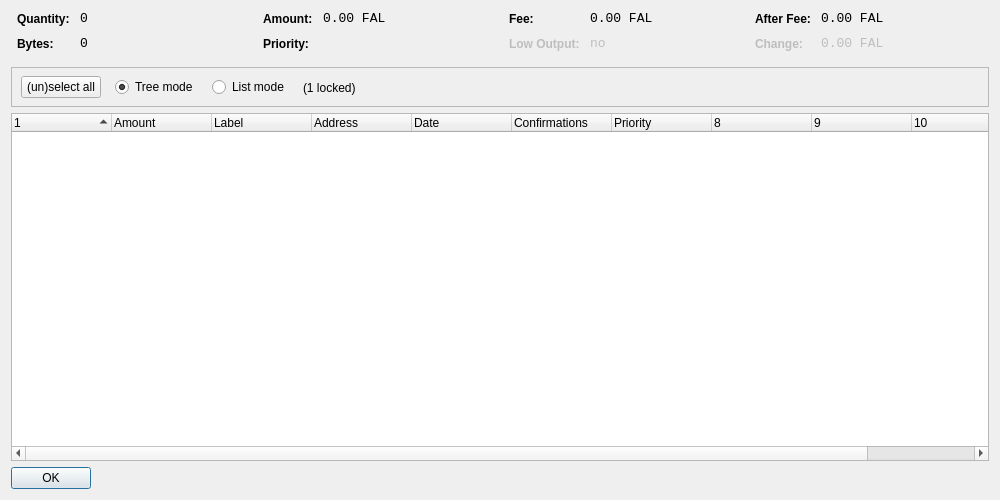
<?xml version="1.0" encoding="UTF-8"?>
<ui version="4.0">
 <class>CoinControlDialog</class>
 <widget class="QDialog" name="CoinControlDialog">
  <property name="geometry">
   <rect>
    <x>0</x>
    <y>0</y>
    <width>1000</width>
    <height>500</height>
   </rect>
  </property>
  <property name="windowTitle">
   <string>Coin Control</string>
  </property>
  <layout class="QVBoxLayout" name="verticalLayout">
   <item>
    <layout class="QHBoxLayout" name="horizontalLayoutTop" stretch="0,0,0,0">
     <property name="topMargin">
      <number>0</number>
     </property>
     <property name="bottomMargin">
      <number>10</number>
     </property>
     <item>
      <layout class="QFormLayout" name="formLayoutCoinControl1">
       <property name="horizontalSpacing">
        <number>10</number>
       </property>
       <property name="verticalSpacing">
        <number>10</number>
       </property>
       <property name="leftMargin">
        <number>6</number>
       </property>
       <property name="rightMargin">
        <number>6</number>
       </property>
       <item row="0" column="0">
        <widget class="QLabel" name="labelCoinControlQuantityText">
         <property name="styleSheet">
          <string notr="true">font-weight:bold;</string>
         </property>
         <property name="text">
          <string>Quantity:</string>
         </property>
        </widget>
       </item>
       <item row="0" column="1">
        <widget class="QLabel" name="labelCoinControlQuantity">
         <property name="font">
          <font>
           <family>Monospace</family>
           <pointsize>10</pointsize>
          </font>
         </property>
         <property name="cursor">
          <cursorShape>IBeamCursor</cursorShape>
         </property>
         <property name="contextMenuPolicy">
          <enum>Qt::ActionsContextMenu</enum>
         </property>
         <property name="text">
          <string notr="true">0</string>
         </property>
         <property name="textInteractionFlags">
          <set>Qt::LinksAccessibleByMouse|Qt::TextSelectableByKeyboard|Qt::TextSelectableByMouse</set>
         </property>
        </widget>
       </item>
       <item row="1" column="0">
        <widget class="QLabel" name="labelCoinControlBytesText">
         <property name="styleSheet">
          <string notr="true">font-weight:bold;</string>
         </property>
         <property name="text">
          <string>Bytes:</string>
         </property>
        </widget>
       </item>
       <item row="1" column="1">
        <widget class="QLabel" name="labelCoinControlBytes">
         <property name="font">
          <font>
           <family>Monospace</family>
           <pointsize>10</pointsize>
          </font>
         </property>
         <property name="cursor">
          <cursorShape>IBeamCursor</cursorShape>
         </property>
         <property name="contextMenuPolicy">
          <enum>Qt::ActionsContextMenu</enum>
         </property>
         <property name="text">
          <string notr="true">0</string>
         </property>
         <property name="textInteractionFlags">
          <set>Qt::LinksAccessibleByMouse|Qt::TextSelectableByKeyboard|Qt::TextSelectableByMouse</set>
         </property>
        </widget>
       </item>
      </layout>
     </item>
     <item>
      <layout class="QFormLayout" name="formLayoutCoinControl2">
       <property name="horizontalSpacing">
        <number>10</number>
       </property>
       <property name="verticalSpacing">
        <number>10</number>
       </property>
       <property name="leftMargin">
        <number>6</number>
       </property>
       <property name="rightMargin">
        <number>6</number>
       </property>
       <item row="0" column="0">
        <widget class="QLabel" name="labelCoinControlAmountText">
         <property name="styleSheet">
          <string notr="true">font-weight:bold;</string>
         </property>
         <property name="text">
          <string>Amount:</string>
         </property>
        </widget>
       </item>
       <item row="0" column="1">
        <widget class="QLabel" name="labelCoinControlAmount">
         <property name="font">
          <font>
           <family>Monospace</family>
           <pointsize>10</pointsize>
          </font>
         </property>
         <property name="cursor">
          <cursorShape>IBeamCursor</cursorShape>
         </property>
         <property name="contextMenuPolicy">
          <enum>Qt::ActionsContextMenu</enum>
         </property>
         <property name="text">
          <string notr="true">0.00 FAL</string>
         </property>
         <property name="textInteractionFlags">
          <set>Qt::LinksAccessibleByMouse|Qt::TextSelectableByKeyboard|Qt::TextSelectableByMouse</set>
         </property>
        </widget>
       </item>
       <item row="1" column="0">
        <widget class="QLabel" name="labelCoinControlPriorityText">
         <property name="styleSheet">
          <string notr="true">font-weight:bold;</string>
         </property>
         <property name="text">
          <string>Priority:</string>
         </property>
        </widget>
       </item>
       <item row="1" column="1">
        <widget class="QLabel" name="labelCoinControlPriority">
         <property name="font">
          <font>
           <family>Monospace</family>
           <pointsize>10</pointsize>
          </font>
         </property>
         <property name="cursor">
          <cursorShape>IBeamCursor</cursorShape>
         </property>
         <property name="contextMenuPolicy">
          <enum>Qt::ActionsContextMenu</enum>
         </property>
         <property name="text">
          <string/>
         </property>
         <property name="textInteractionFlags">
          <set>Qt::LinksAccessibleByMouse|Qt::TextSelectableByKeyboard|Qt::TextSelectableByMouse</set>
         </property>
        </widget>
       </item>
      </layout>
     </item>
     <item>
      <layout class="QFormLayout" name="formLayoutCoinControl3">
       <property name="horizontalSpacing">
        <number>10</number>
       </property>
       <property name="verticalSpacing">
        <number>10</number>
       </property>
       <property name="leftMargin">
        <number>6</number>
       </property>
       <property name="rightMargin">
        <number>6</number>
       </property>
       <item row="0" column="0">
        <widget class="QLabel" name="labelCoinControlFeeText">
         <property name="styleSheet">
          <string notr="true">font-weight:bold;</string>
         </property>
         <property name="text">
          <string>Fee:</string>
         </property>
        </widget>
       </item>
       <item row="0" column="1">
        <widget class="QLabel" name="labelCoinControlFee">
         <property name="font">
          <font>
           <family>Monospace</family>
           <pointsize>10</pointsize>
          </font>
         </property>
         <property name="cursor">
          <cursorShape>IBeamCursor</cursorShape>
         </property>
         <property name="contextMenuPolicy">
          <enum>Qt::ActionsContextMenu</enum>
         </property>
         <property name="text">
          <string notr="true">0.00 FAL</string>
         </property>
         <property name="textInteractionFlags">
          <set>Qt::LinksAccessibleByMouse|Qt::TextSelectableByKeyboard|Qt::TextSelectableByMouse</set>
         </property>
        </widget>
       </item>
       <item row="1" column="0">
        <widget class="QLabel" name="labelCoinControlLowOutputText">
         <property name="enabled">
          <bool>false</bool>
         </property>
         <property name="styleSheet">
          <string notr="true">font-weight:bold;</string>
         </property>
         <property name="text">
          <string>Low Output:</string>
         </property>
        </widget>
       </item>
       <item row="1" column="1">
        <widget class="QLabel" name="labelCoinControlLowOutput">
         <property name="enabled">
          <bool>false</bool>
         </property>
         <property name="font">
          <font>
           <family>Monospace</family>
           <pointsize>10</pointsize>
          </font>
         </property>
         <property name="cursor">
          <cursorShape>IBeamCursor</cursorShape>
         </property>
         <property name="contextMenuPolicy">
          <enum>Qt::ActionsContextMenu</enum>
         </property>
         <property name="text">
          <string>no</string>
         </property>
         <property name="textInteractionFlags">
          <set>Qt::LinksAccessibleByMouse|Qt::TextSelectableByKeyboard|Qt::TextSelectableByMouse</set>
         </property>
        </widget>
       </item>
      </layout>
     </item>
     <item>
      <layout class="QFormLayout" name="formLayoutCoinControl4">
       <property name="horizontalSpacing">
        <number>10</number>
       </property>
       <property name="verticalSpacing">
        <number>10</number>
       </property>
       <property name="leftMargin">
        <number>6</number>
       </property>
       <property name="rightMargin">
        <number>6</number>
       </property>
       <item row="0" column="0">
        <widget class="QLabel" name="labelCoinControlAfterFeeText">
         <property name="styleSheet">
          <string notr="true">font-weight:bold;</string>
         </property>
         <property name="text">
          <string>After Fee:</string>
         </property>
        </widget>
       </item>
       <item row="0" column="1">
        <widget class="QLabel" name="labelCoinControlAfterFee">
         <property name="font">
          <font>
           <family>Monospace</family>
           <pointsize>10</pointsize>
          </font>
         </property>
         <property name="cursor">
          <cursorShape>IBeamCursor</cursorShape>
         </property>
         <property name="contextMenuPolicy">
          <enum>Qt::ActionsContextMenu</enum>
         </property>
         <property name="text">
          <string notr="true">0.00 FAL</string>
         </property>
         <property name="textInteractionFlags">
          <set>Qt::LinksAccessibleByMouse|Qt::TextSelectableByKeyboard|Qt::TextSelectableByMouse</set>
         </property>
        </widget>
       </item>
       <item row="1" column="0">
        <widget class="QLabel" name="labelCoinControlChangeText">
         <property name="enabled">
          <bool>false</bool>
         </property>
         <property name="styleSheet">
          <string notr="true">font-weight:bold;</string>
         </property>
         <property name="text">
          <string>Change:</string>
         </property>
        </widget>
       </item>
       <item row="1" column="1">
        <widget class="QLabel" name="labelCoinControlChange">
         <property name="enabled">
          <bool>false</bool>
         </property>
         <property name="font">
          <font>
           <family>Monospace</family>
           <pointsize>10</pointsize>
          </font>
         </property>
         <property name="cursor">
          <cursorShape>IBeamCursor</cursorShape>
         </property>
         <property name="contextMenuPolicy">
          <enum>Qt::ActionsContextMenu</enum>
         </property>
         <property name="text">
          <string notr="true">0.00 FAL</string>
         </property>
         <property name="textInteractionFlags">
          <set>Qt::LinksAccessibleByMouse|Qt::TextSelectableByKeyboard|Qt::TextSelectableByMouse</set>
         </property>
        </widget>
       </item>
      </layout>
     </item>
    </layout>
   </item>
   <item>
    <widget class="QFrame" name="frame">
     <property name="minimumSize">
      <size>
       <width>0</width>
       <height>40</height>
      </size>
     </property>
     <property name="frameShape">
      <enum>QFrame::StyledPanel</enum>
     </property>
     <property name="frameShadow">
      <enum>QFrame::Sunken</enum>
     </property>
     <widget class="QWidget" name="horizontalLayoutWidget">
      <property name="geometry">
       <rect>
        <x>10</x>
        <y>0</y>
        <width>781</width>
        <height>41</height>
       </rect>
      </property>
      <layout class="QHBoxLayout" name="horizontalLayoutPanel" stretch="0,0,0,0,0">
       <property name="spacing">
        <number>14</number>
       </property>
       <item>
        <widget class="QPushButton" name="pushButtonSelectAll">
         <property name="sizePolicy">
          <sizepolicy hsizetype="Maximum" vsizetype="Fixed">
           <horstretch>0</horstretch>
           <verstretch>0</verstretch>
          </sizepolicy>
         </property>
         <property name="text">
          <string>(un)select all</string>
         </property>
        </widget>
       </item>
       <item>
        <widget class="QRadioButton" name="radioTreeMode">
         <property name="sizePolicy">
          <sizepolicy hsizetype="Maximum" vsizetype="Fixed">
           <horstretch>0</horstretch>
           <verstretch>0</verstretch>
          </sizepolicy>
         </property>
         <property name="text">
          <string>Tree mode</string>
         </property>
         <property name="checked">
          <bool>true</bool>
         </property>
        </widget>
       </item>
       <item>
        <widget class="QRadioButton" name="radioListMode">
         <property name="sizePolicy">
          <sizepolicy hsizetype="Maximum" vsizetype="Fixed">
           <horstretch>0</horstretch>
           <verstretch>0</verstretch>
          </sizepolicy>
         </property>
         <property name="text">
          <string>List mode</string>
         </property>
        </widget>
       </item>
       <item>
        <widget class="QLabel" name="labelLocked">
         <property name="text">
          <string>(1 locked)</string>
         </property>
        </widget>
       </item>
       <item>
        <spacer name="horizontalSpacer">
         <property name="orientation">
          <enum>Qt::Horizontal</enum>
         </property>
         <property name="sizeHint" stdset="0">
          <size>
           <width>40</width>
           <height>20</height>
          </size>
         </property>
        </spacer>
       </item>
      </layout>
     </widget>
    </widget>
   </item>
   <item>
    <widget class="CoinControlTreeWidget" name="treeWidget">
     <property name="contextMenuPolicy">
      <enum>Qt::CustomContextMenu</enum>
     </property>
     <property name="sortingEnabled">
      <bool>false</bool>
     </property>
     <property name="columnCount">
      <number>11</number>
     </property>
     <attribute name="headerShowSortIndicator" stdset="0">
      <bool>true</bool>
     </attribute>
     <attribute name="headerStretchLastSection">
      <bool>false</bool>
     </attribute>
     <column>
      <property name="text">
       <string/>
      </property>
     </column>
     <column>
      <property name="text">
       <string>Amount</string>
      </property>
     </column>
     <column>
      <property name="text">
       <string notr="true">Label</string>
      </property>
     </column>
     <column>
      <property name="text">
       <string>Address</string>
      </property>
     </column>
     <column>
      <property name="text">
       <string>Date</string>
      </property>
     </column>
     <column>
      <property name="text">
       <string>Confirmations</string>
      </property>
      <property name="toolTip">
       <string>Confirmed</string>
      </property>
     </column>
     <column>
      <property name="text">
       <string>Priority</string>
      </property>
     </column>
     <column>
      <property name="text">
       <string/>
      </property>
     </column>
     <column>
      <property name="text">
       <string/>
      </property>
     </column>
     <column>
      <property name="text">
       <string/>
      </property>
     </column>
     <column>
      <property name="text">
       <string/>
      </property>
     </column>
    </widget>
   </item>
   <item>
    <widget class="QDialogButtonBox" name="buttonBox">
     <property name="sizePolicy">
      <sizepolicy hsizetype="Maximum" vsizetype="Fixed">
       <horstretch>0</horstretch>
       <verstretch>0</verstretch>
      </sizepolicy>
     </property>
     <property name="orientation">
      <enum>Qt::Horizontal</enum>
     </property>
     <property name="standardButtons">
      <set>QDialogButtonBox::Ok</set>
     </property>
    </widget>
   </item>
  </layout>
 </widget>
 <customwidgets>
  <customwidget>
   <class>CoinControlTreeWidget</class>
   <extends>QTreeWidget</extends>
   <header>coincontroltreewidget.h</header>
  </customwidget>
 </customwidgets>
 <resources/>
 <connections/>
</ui>
